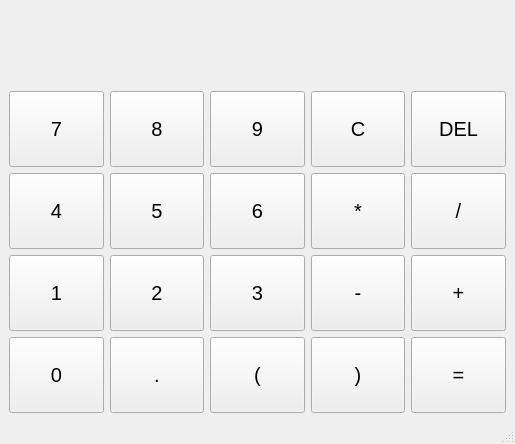
<?xml version="1.0" encoding="UTF-8"?>
<ui version="4.0">
 <class>MainWindow</class>
 <widget class="QMainWindow" name="MainWindow">
  <property name="geometry">
   <rect>
    <x>0</x>
    <y>0</y>
    <width>515</width>
    <height>444</height>
   </rect>
  </property>
  <property name="windowTitle">
   <string>MainWindow</string>
  </property>
  <property name="styleSheet">
   <string notr="true"/>
  </property>
  <widget class="QWidget" name="centralwidget">
   <layout class="QGridLayout" name="gridLayout">
    <item row="0" column="0" colspan="5">
     <widget class="QLabel" name="answer">
      <property name="sizePolicy">
       <sizepolicy hsizetype="MinimumExpanding" vsizetype="MinimumExpanding">
        <horstretch>0</horstretch>
        <verstretch>0</verstretch>
       </sizepolicy>
      </property>
      <property name="font">
       <font>
        <pointsize>20</pointsize>
       </font>
      </property>
      <property name="text">
       <string/>
      </property>
      <property name="alignment">
       <set>Qt::AlignRight|Qt::AlignTrailing|Qt::AlignVCenter</set>
      </property>
     </widget>
    </item>
    <item row="1" column="0">
     <widget class="QPushButton" name="button7">
      <property name="sizePolicy">
       <sizepolicy hsizetype="MinimumExpanding" vsizetype="MinimumExpanding">
        <horstretch>0</horstretch>
        <verstretch>0</verstretch>
       </sizepolicy>
      </property>
      <property name="font">
       <font>
        <pointsize>15</pointsize>
       </font>
      </property>
      <property name="autoFillBackground">
       <bool>false</bool>
      </property>
      <property name="text">
       <string>7</string>
      </property>
      <property name="checkable">
       <bool>false</bool>
      </property>
     </widget>
    </item>
    <item row="1" column="1">
     <widget class="QPushButton" name="button8">
      <property name="sizePolicy">
       <sizepolicy hsizetype="MinimumExpanding" vsizetype="MinimumExpanding">
        <horstretch>0</horstretch>
        <verstretch>0</verstretch>
       </sizepolicy>
      </property>
      <property name="font">
       <font>
        <pointsize>15</pointsize>
       </font>
      </property>
      <property name="text">
       <string>8</string>
      </property>
     </widget>
    </item>
    <item row="1" column="2">
     <widget class="QPushButton" name="button9">
      <property name="sizePolicy">
       <sizepolicy hsizetype="MinimumExpanding" vsizetype="MinimumExpanding">
        <horstretch>0</horstretch>
        <verstretch>0</verstretch>
       </sizepolicy>
      </property>
      <property name="font">
       <font>
        <pointsize>15</pointsize>
       </font>
      </property>
      <property name="text">
       <string>9</string>
      </property>
     </widget>
    </item>
    <item row="1" column="3">
     <widget class="QPushButton" name="buttonCLR">
      <property name="sizePolicy">
       <sizepolicy hsizetype="MinimumExpanding" vsizetype="MinimumExpanding">
        <horstretch>0</horstretch>
        <verstretch>0</verstretch>
       </sizepolicy>
      </property>
      <property name="font">
       <font>
        <pointsize>15</pointsize>
       </font>
      </property>
      <property name="text">
       <string>C</string>
      </property>
     </widget>
    </item>
    <item row="1" column="4">
     <widget class="QPushButton" name="buttonDEL">
      <property name="sizePolicy">
       <sizepolicy hsizetype="MinimumExpanding" vsizetype="MinimumExpanding">
        <horstretch>0</horstretch>
        <verstretch>0</verstretch>
       </sizepolicy>
      </property>
      <property name="font">
       <font>
        <pointsize>15</pointsize>
       </font>
      </property>
      <property name="text">
       <string>DEL</string>
      </property>
     </widget>
    </item>
    <item row="2" column="0">
     <widget class="QPushButton" name="button4">
      <property name="sizePolicy">
       <sizepolicy hsizetype="MinimumExpanding" vsizetype="MinimumExpanding">
        <horstretch>0</horstretch>
        <verstretch>0</verstretch>
       </sizepolicy>
      </property>
      <property name="font">
       <font>
        <pointsize>15</pointsize>
       </font>
      </property>
      <property name="text">
       <string>4</string>
      </property>
     </widget>
    </item>
    <item row="2" column="1">
     <widget class="QPushButton" name="button5">
      <property name="sizePolicy">
       <sizepolicy hsizetype="MinimumExpanding" vsizetype="MinimumExpanding">
        <horstretch>0</horstretch>
        <verstretch>0</verstretch>
       </sizepolicy>
      </property>
      <property name="font">
       <font>
        <pointsize>15</pointsize>
       </font>
      </property>
      <property name="text">
       <string>5</string>
      </property>
     </widget>
    </item>
    <item row="2" column="2">
     <widget class="QPushButton" name="button6">
      <property name="sizePolicy">
       <sizepolicy hsizetype="MinimumExpanding" vsizetype="MinimumExpanding">
        <horstretch>0</horstretch>
        <verstretch>0</verstretch>
       </sizepolicy>
      </property>
      <property name="font">
       <font>
        <pointsize>15</pointsize>
       </font>
      </property>
      <property name="text">
       <string>6</string>
      </property>
     </widget>
    </item>
    <item row="2" column="3">
     <widget class="QPushButton" name="buttonMLT">
      <property name="sizePolicy">
       <sizepolicy hsizetype="MinimumExpanding" vsizetype="MinimumExpanding">
        <horstretch>0</horstretch>
        <verstretch>0</verstretch>
       </sizepolicy>
      </property>
      <property name="font">
       <font>
        <pointsize>15</pointsize>
       </font>
      </property>
      <property name="text">
       <string>*</string>
      </property>
     </widget>
    </item>
    <item row="2" column="4">
     <widget class="QPushButton" name="buttonDIV">
      <property name="sizePolicy">
       <sizepolicy hsizetype="MinimumExpanding" vsizetype="MinimumExpanding">
        <horstretch>0</horstretch>
        <verstretch>0</verstretch>
       </sizepolicy>
      </property>
      <property name="font">
       <font>
        <pointsize>15</pointsize>
       </font>
      </property>
      <property name="text">
       <string>/</string>
      </property>
     </widget>
    </item>
    <item row="3" column="0">
     <widget class="QPushButton" name="button1">
      <property name="sizePolicy">
       <sizepolicy hsizetype="MinimumExpanding" vsizetype="MinimumExpanding">
        <horstretch>0</horstretch>
        <verstretch>0</verstretch>
       </sizepolicy>
      </property>
      <property name="font">
       <font>
        <pointsize>15</pointsize>
       </font>
      </property>
      <property name="text">
       <string>1</string>
      </property>
     </widget>
    </item>
    <item row="3" column="1">
     <widget class="QPushButton" name="button2">
      <property name="sizePolicy">
       <sizepolicy hsizetype="MinimumExpanding" vsizetype="MinimumExpanding">
        <horstretch>0</horstretch>
        <verstretch>0</verstretch>
       </sizepolicy>
      </property>
      <property name="font">
       <font>
        <pointsize>15</pointsize>
       </font>
      </property>
      <property name="text">
       <string>2</string>
      </property>
     </widget>
    </item>
    <item row="3" column="2">
     <widget class="QPushButton" name="button3">
      <property name="sizePolicy">
       <sizepolicy hsizetype="MinimumExpanding" vsizetype="MinimumExpanding">
        <horstretch>0</horstretch>
        <verstretch>0</verstretch>
       </sizepolicy>
      </property>
      <property name="font">
       <font>
        <pointsize>15</pointsize>
       </font>
      </property>
      <property name="text">
       <string>3</string>
      </property>
     </widget>
    </item>
    <item row="3" column="3">
     <widget class="QPushButton" name="buttonMIN">
      <property name="sizePolicy">
       <sizepolicy hsizetype="MinimumExpanding" vsizetype="MinimumExpanding">
        <horstretch>0</horstretch>
        <verstretch>0</verstretch>
       </sizepolicy>
      </property>
      <property name="font">
       <font>
        <pointsize>15</pointsize>
       </font>
      </property>
      <property name="text">
       <string>-</string>
      </property>
     </widget>
    </item>
    <item row="3" column="4">
     <widget class="QPushButton" name="buttonPLS">
      <property name="sizePolicy">
       <sizepolicy hsizetype="MinimumExpanding" vsizetype="MinimumExpanding">
        <horstretch>0</horstretch>
        <verstretch>0</verstretch>
       </sizepolicy>
      </property>
      <property name="font">
       <font>
        <pointsize>15</pointsize>
       </font>
      </property>
      <property name="text">
       <string>+</string>
      </property>
     </widget>
    </item>
    <item row="4" column="0">
     <widget class="QPushButton" name="button0">
      <property name="sizePolicy">
       <sizepolicy hsizetype="MinimumExpanding" vsizetype="MinimumExpanding">
        <horstretch>0</horstretch>
        <verstretch>0</verstretch>
       </sizepolicy>
      </property>
      <property name="font">
       <font>
        <pointsize>15</pointsize>
       </font>
      </property>
      <property name="text">
       <string>0</string>
      </property>
     </widget>
    </item>
    <item row="4" column="1">
     <widget class="QPushButton" name="buttonDEC">
      <property name="sizePolicy">
       <sizepolicy hsizetype="MinimumExpanding" vsizetype="MinimumExpanding">
        <horstretch>0</horstretch>
        <verstretch>0</verstretch>
       </sizepolicy>
      </property>
      <property name="font">
       <font>
        <pointsize>15</pointsize>
       </font>
      </property>
      <property name="text">
       <string>.</string>
      </property>
     </widget>
    </item>
    <item row="4" column="2">
     <widget class="QPushButton" name="buttonLPR">
      <property name="sizePolicy">
       <sizepolicy hsizetype="MinimumExpanding" vsizetype="MinimumExpanding">
        <horstretch>0</horstretch>
        <verstretch>0</verstretch>
       </sizepolicy>
      </property>
      <property name="font">
       <font>
        <pointsize>15</pointsize>
       </font>
      </property>
      <property name="text">
       <string>(</string>
      </property>
     </widget>
    </item>
    <item row="4" column="3">
     <widget class="QPushButton" name="buttonRPR">
      <property name="sizePolicy">
       <sizepolicy hsizetype="MinimumExpanding" vsizetype="MinimumExpanding">
        <horstretch>0</horstretch>
        <verstretch>0</verstretch>
       </sizepolicy>
      </property>
      <property name="font">
       <font>
        <pointsize>15</pointsize>
       </font>
      </property>
      <property name="text">
       <string>)</string>
      </property>
     </widget>
    </item>
    <item row="4" column="4">
     <widget class="QPushButton" name="buttonEQL">
      <property name="sizePolicy">
       <sizepolicy hsizetype="MinimumExpanding" vsizetype="MinimumExpanding">
        <horstretch>0</horstretch>
        <verstretch>0</verstretch>
       </sizepolicy>
      </property>
      <property name="font">
       <font>
        <pointsize>15</pointsize>
       </font>
      </property>
      <property name="styleSheet">
       <string notr="true"/>
      </property>
      <property name="text">
       <string>=</string>
      </property>
     </widget>
    </item>
   </layout>
  </widget>
  <widget class="QMenuBar" name="menubar">
   <property name="geometry">
    <rect>
     <x>0</x>
     <y>0</y>
     <width>515</width>
     <height>26</height>
    </rect>
   </property>
  </widget>
  <widget class="QStatusBar" name="statusbar"/>
 </widget>
 <resources/>
 <connections/>
</ui>
